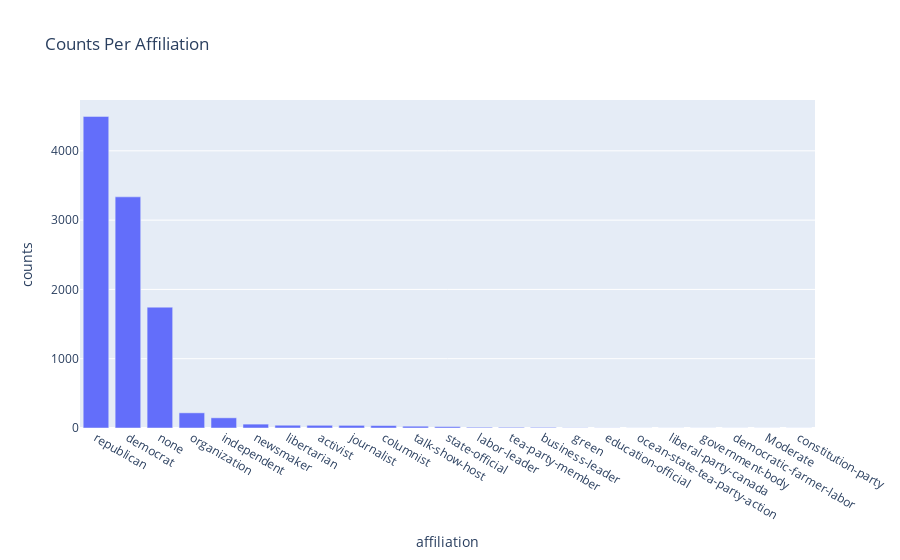

The cell this chart's notebook holds for it:
### Markdown cell above
Look at distribution of party affiliation

### Code cell
affiliation_counts = train_df.party_affiliation.value_counts()
px.bar(affiliation_counts, x=affiliation_counts.index, y=affiliation_counts.values, labels={"index": "affiliation", "y": "counts"}, title="Counts Per Affiliation")

### Figure 1 — Plotly figure (JSON) as saved in the notebook; plotly's stock layout.template omitted (floating-point values rounded to 4 significant figures)
{"data": [{"alignmentgroup": "True", "hovertemplate": "affiliation=%{x}<br>counts=%{y}<extra></extra>", "legendgroup": "", "marker": {"color": "#636efa"}, "name": "", "offsetgroup": "", "orientation": "v", "showlegend": false, "textposition": "auto", "type": "bar", "x": ["republican", "democrat", "none", "organization", "independent", "newsmaker", "libertarian", "activist", "journalist", "columnist", "talk-show-host", "state-official", "labor-leader", "tea-party-member", "business-leader", "green", "education-official", "ocean-state-tea-party-action", "liberal-party-canada", "government-body", "democratic-farmer-labor", "Moderate", "constitution-party"], "xaxis": "x", "y": [4497, 3336, 1744, 219, 147, 56, 40, 39, 38, 35, 26, 20, 11, 10, 9, 3, 2, 1, 1, 1, 1, 1, 1], "yaxis": "y"}], "layout": {"barmode": "relative", "legend": {"tracegroupgap": 0}, "title": {"text": "Counts Per Affiliation"}, "xaxis": {"anchor": "y", "domain": [0, 1], "title": {"text": "affiliation"}}, "yaxis": {"anchor": "x", "domain": [0, 1], "title": {"text": "counts"}}}}
